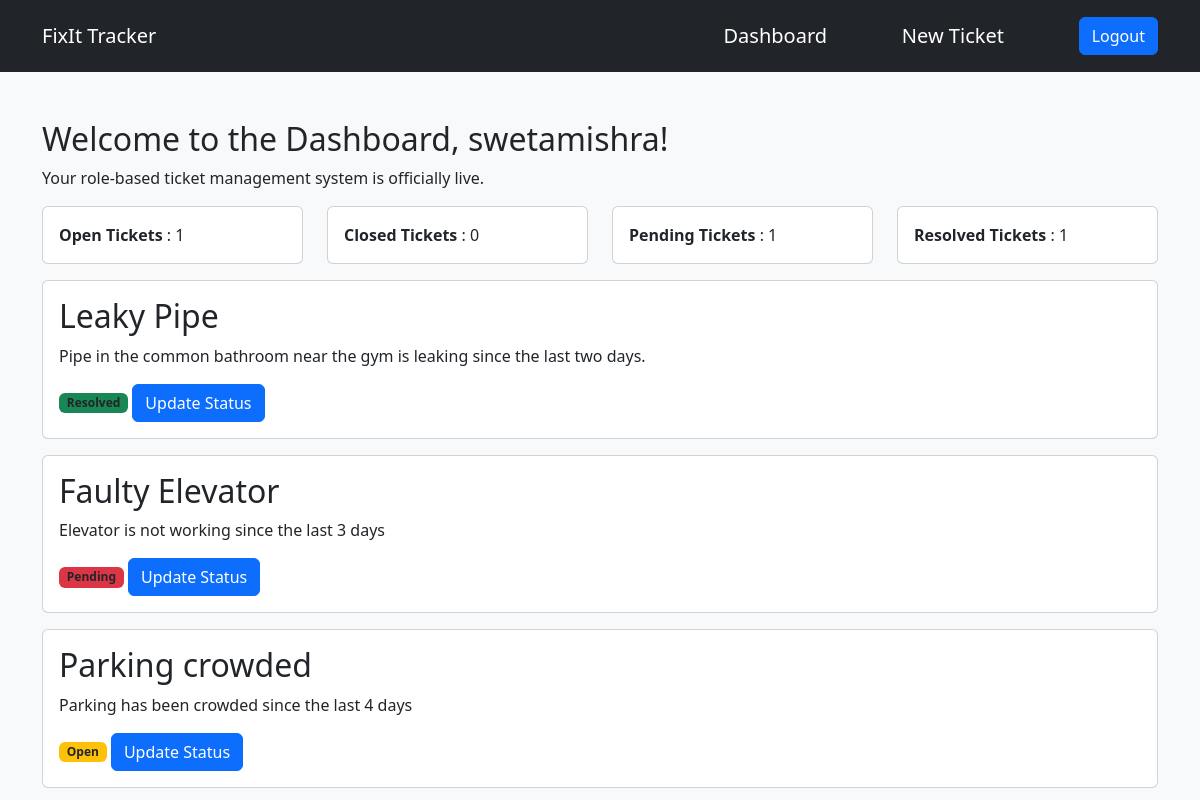
The page /dashboard/ (signed in) on the database its author committed.
### tickets/models.py (models this page shows)
class Ticket(models.Model):
    title = models.CharField(max_length=155)
    description = models.TextField()
    status = models.CharField(max_length=255, default="Open")
    priority = models.CharField(max_length=30, default="Medium")
    created_at = models.DateTimeField(auto_now_add=True) #auto populates on creation
    image = models.ImageField(upload_to='ticket_pics/', blank=True, null=True)
    created_by = models.ForeignKey(User,on_delete=models.CASCADE) #a user can create multiple tickets

### tickets/views.py (the view)
# urls.py: path('dashboard/', DashboardView.as_view(), name='dashboard'),
class DashboardView(LoginRequiredMixin,ListView):
    model = Ticket
    template_name = 'tickets/dashboard.html'
    context_object_name = 'tickets'
    def get_queryset(self):
        if self.request.user.is_staff or (hasattr(self.request.user, 'profile') and self.request.user.profile.is_staff_member):
            return Ticket.objects.all()
        return Ticket.objects.filter(created_by=self.request.user)
    def get_context_data(self, **kwargs):
        data = super().get_context_data(**kwargs)
        tickets_to_count = self.get_queryset()
        data['open_tickets'] = tickets_to_count.filter(status='Open').count()
        data['closed_tickets'] = tickets_to_count.filter(status='Closed').count()
        data['pending_tickets'] = tickets_to_count.filter(status='Pending').count()
        data['resolved_tickets'] = tickets_to_count.filter(status='Resolved').count()
        return data

### fixit/templates/tickets/dashboard.html (shortened to what this page needs)
{% extends 'base.html' %}
{% block content %}
<div class="container mt-5">
    <h2>Welcome to the Dashboard, {{ request.user.username }}!</h2>
    <p>Your role-based ticket management system is officially live.</p>
    {% if request.user.is_staff or request.user.profile.is_staff_member %}
        <div class="row mb-3">
            <div class="col-md-3">
                <div class="card">
                    <div class="card-body">
                        <strong>Open Tickets</strong> : {{open_tickets}}
                    </div>
                </div>
            </div>
            <div class="col-md-3">
                <div class="card">
                    <div class="card-body">
                        <strong>Closed Tickets</strong> : {{closed_tickets}}
                    </div>
                </div>
            </div>
            <div class="col-md-3">
                <div class="card">
                    <div class="card-body">
                        <strong>Pending Tickets</strong> : {{pending_tickets}}
                    </div>
                </div>
            </div>
            <div class="col-md-3">
                <div class="card">
                    <div class="card-body">
                        <strong>Resolved Tickets</strong> : {{resolved_tickets}}
                    </div>
                </div>
            </div>
        </div>
    {% endif %}
    {% if tickets %}
        {% for ticket in tickets %}
            <div class="card mb-3">
                <div class="card-body">
                    <h2>{{ ticket.title }}</h2>
                    <p>{{ ticket.description }}</p>
                    {% if ticket.status == 'Open' %}
                        <span class="badge bg-warning text-dark">{{ ticket.status }}</span>
                    {% elif ticket.status == 'Closed' %}
                        <span class="badge bg-primary text-white">{{ ticket.status }}</span>
                    {% elif ticket.status == 'Pending' %}
                        <span class="badge bg-danger text-dark">{{ ticket.status }}</span>
                    {% elif ticket.status == 'Resolved' %}
                        <span class="badge bg-success text-dark">{{ ticket.status }}</span>
                    {% else %}
                        <span class="badge bg-warning text-dark">{{ ticket.status }}</span>
                    {% endif %}
                    {% if request.user.is_staff or request.user.profile.is_staff_member %}
                        <a class="btn btn-primary" href="{% url 'ticket-update' ticket.id %}">Update Status</a>
                    {% endif %}
                </div>
            </div>
        {% endfor %}
    {% else %}
        <p>You have no active maintenance requests</p>
    {% endif %}
</div>
{% endblock %}

### fixit/templates/base.html (shortened to what this page needs)
<!DOCTYPE html>
<html lang="en">
<head>
    <link href="https://cdn.jsdelivr.net/npm/bootstrap@5.3.0/dist/css/bootstrap.min.css" rel="stylesheet">
</head>
<body class="bg-light">
    {% if user.is_authenticated %}
    <nav class="navbar navbar-dark bg-dark">
        <div class="container">
            <a class="navbar-brand" href="{% url 'login' %}">FixIt Tracker</a>
                <h1>Welcome, {{user.username}}</h1>
                <a class="navbar-brand" href="{% url 'dashboard' %}">Dashboard</a>
                <a class="navbar-brand" href="{% url 'ticket-create' %}">New Ticket</a>
                <form action="{% url 'logout' %}" method="POST">
                    <button type="submit" class="btn btn-primary">Logout</a>
                </form>
        </div>
    </nav>
    {% endif %}
    {% block content %}
    {% endblock %}
</body>
</html>

### rows shown on the page
Ticket: title "Leaky Pipe", description "Pipe in the common bathroom near the gym is leaking since the last two days.", status "Resolved"
Ticket: title "Faulty Elevator", description "Elevator is not working since the last 3 days", status "Pending"
Ticket: title "Parking crowded", description "Parking has been crowded since the last 4 days", status "Open"

### other values the page prints
{{ request.user.username }} "swetamishra"
{{ open_tickets }} "1"
{{ closed_tickets }} "0"
{{ pending_tickets }} "1"
{{ resolved_tickets }} "1"
